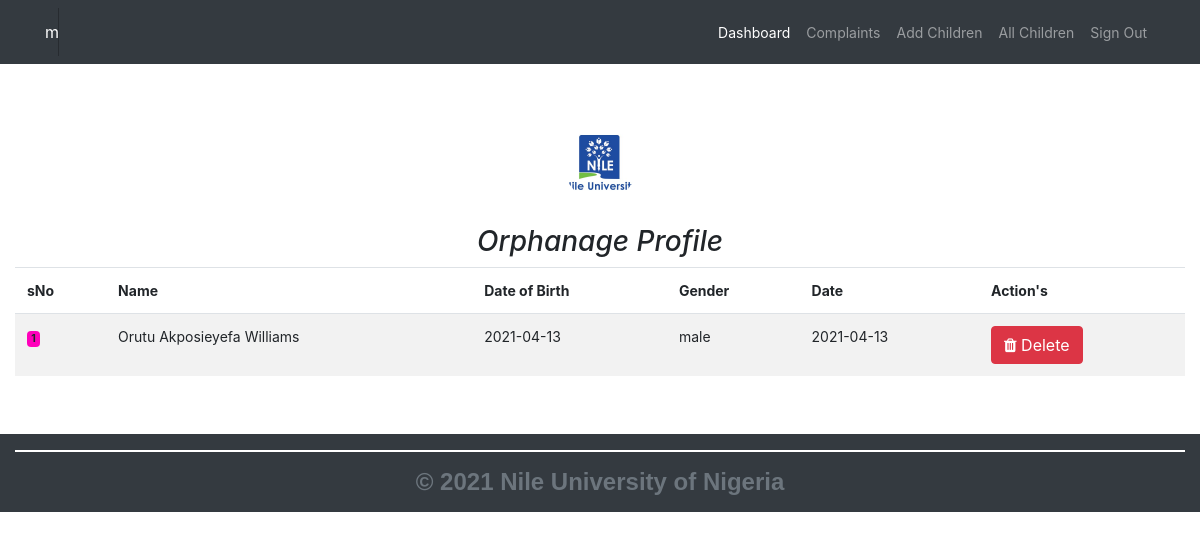
The app's page /orphanage/all-child.php (signed in) with its own data.
### tables this page shows
CREATE TABLE `orphans` (
  `id` int(11) NOT NULL,
  `name` varchar(300) NOT NULL,
  `dob` date NOT NULL,
  `gender` varchar(300) NOT NULL,
  `picture` blob NOT NULL,
  `created_at` date NOT NULL
);

### libs/classes/Children.php (called while the page is built, shortened)
<?php
include_once("DB.php");
class Children
{
       public $link;
       public function __construct()
       {
           $database = new DB();
           $this->link = $database->dbConnect();
       }
       public function index()
       {
           $stmt = $this->link->prepare("SELECT * FROM orphans");
           $stmt->execute();
           return $stmt->fetchAll();
       }
}

### libs/classes/DB.php (called while the page is built, shortened)
<?php
class DB
{
	public $config =  array(
		'host' 		=> 'localhost',
		'user' 		=> 'root',
		'password' 	=> '',
		'dbname' 	=> 'gigs_orphanage'
	 );
	public function dbConnect() {
		try {
			$this->link = new PDO('mysql:host=' .$this->config['host'].'; dbname=' . $this->config['dbname'], $this->config['user'], $this->config['password']);
			$this->link->setAttribute(PDO::ATTR_EMULATE_PREPARES, false);
			$this->link->setAttribute(PDO::MYSQL_ATTR_USE_BUFFERED_QUERY, true);
			$this->link->setAttribute(PDO::ATTR_ERRMODE, PDO::ERRMODE_EXCEPTION);
			return $this->link;
		} catch (PDOException $e) {
			$this->error = "Database connection error: " . $e->getMessage();
            		return $this->error;
		}
	}
}

### orphanage/all-child.php (the view, shortened to what this page needs)
<?php
    include_once('../libs/classes/Children.php');
    $home = new Children();
    $homes = $home->index();
?>
<!doctype html>
<html lang="en">
  <head>
		<link href="../layouts/bootstrap/dist/css/bootstrap.min.css" rel="stylesheet" />
		<link href="../layouts/fonts/css/font-awesome.min.css" rel="stylesheet" />
		<link href="../layouts/css/dashboard.css" rel="stylesheet" />
	</head>
  <body>
	<?php
        include_once("inc/nav.php");
  ?><br/><br/><br/> <br/><br/><br/>
        <div class="container-fluid">
              <div class="row">
                     <div class="col-md-12 col-sm-12">
                            <a href="imagesFolder/twetter.jpg">
                                   <img class="mx-auto mb-4 rounded-circle d-block " src="../layouts/img/logo.jpg" alt="../layouts/img/logo.jpg" width="75px" height="75px" id="loginLog">
                            </a>
                            <h3 class="text-center"><em>Orphanage Profile</em></h3>
                            <div class="table-responsive">
					<table class="table table-striped table-lg table-border">
						<thead>
							<tr>
								<td><strong>sNo</strong><br></td>
                                                        <td><strong>Name</strong><br></td>
								<td><strong>Date of Birth</strong></td>
								<td><strong>Gender</strong></td>
								<td><strong>Date</strong></td>
								<td><strong>Action's<strong></td>
							</tr>
						</thead>
                                          <?php $i = 1; ?>
						<tbody>
                                                 <?php foreach ($homes as $home): ?>
                                                        <tr>
                                                               <td><span style="background-color:#ff00bb;" class="badge" ><?php echo $i++; ?></span></td>
                                                               <td><?php echo $home['name']; ?></td>
                                                               <td><?php echo $home['dob']; ?></td>
                                                               <td><?php echo $home['gender']; ?></td>
                                                               <td><?php echo $home['created_at']; ?></td>
                                                               <td>
                                                                      <form action="" method="post">
                                                                             <span>
                                                                                    <button class="btn btn-danger" name="delete"> <i  class="fa fa-trash"></i> Delete</button>
                                                                             </span>
                                                                      </form>
                                                               </td>
                                                        </tr>
                                                 <?php endforeach?>
                                          </tbody>
				</table>
				</div>
                    </div>
              </div>
      </div><br/><br/>
	<?php include_once('inc/footer.php');?>
  </body>
</html>

### layouts/css/dashboard.css (style rules this page uses)
body { font-size: .875rem; }

### records on screen
orphans: name "Orutu Akposieyefa Williams", dob "2021-04-13", gender "male", created_at "2021-04-13"

### other values on screen
$_SESSION['user'][2] "m"
